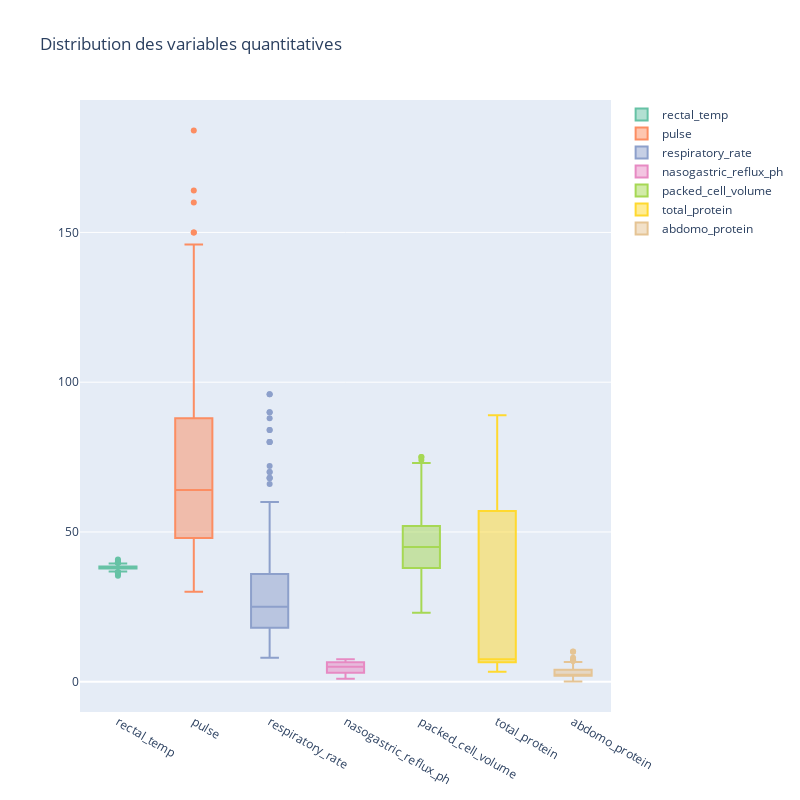

This figure's notebook cell:
### Code cell
# plotly boxplot

fig = go.Figure()


for var,couleur in zip([var for var in horses.select_dtypes(['int', 'float64']).columns
            if var not in ['hospital_number', 'lesion_1', 'lesion_2', 'lesion_3']], palettehex):
    fig.add_trace(go.Box(y=horses[var], name=var, marker_color=couleur))

fig.update_layout(
    title_text="Distribution des variables quantitatives",
    height=800,
    width=800
)

fig.show()

### Figure 1 — Plotly figure (JSON) as saved in the notebook; plotly's stock layout.template omitted (floating-point values rounded to 4 significant figures; data arrays with more than 128 entries replaced by an {"elided": "..."} marker saying what was removed)
{"data": [{"marker": {"color": "#66c2a5"}, "name": "rectal_temp", "type": "box", "y": {"elided": "299 float values"}}, {"marker": {"color": "#fc8d62"}, "name": "pulse", "type": "box", "y": {"elided": "299 float values"}}, {"marker": {"color": "#8da0cb"}, "name": "respiratory_rate", "type": "box", "y": {"elided": "299 float values"}}, {"marker": {"color": "#e78ac3"}, "name": "nasogastric_reflux_ph", "type": "box", "y": {"elided": "299 float values"}}, {"marker": {"color": "#a6d854"}, "name": "packed_cell_volume", "type": "box", "y": {"elided": "299 float values"}}, {"marker": {"color": "#ffd92f"}, "name": "total_protein", "type": "box", "y": {"elided": "299 float values"}}, {"marker": {"color": "#e5c494"}, "name": "abdomo_protein", "type": "box", "y": {"elided": "299 float values"}}], "layout": {"height": 800, "title": {"text": "Distribution des variables quantitatives"}, "width": 800}}
